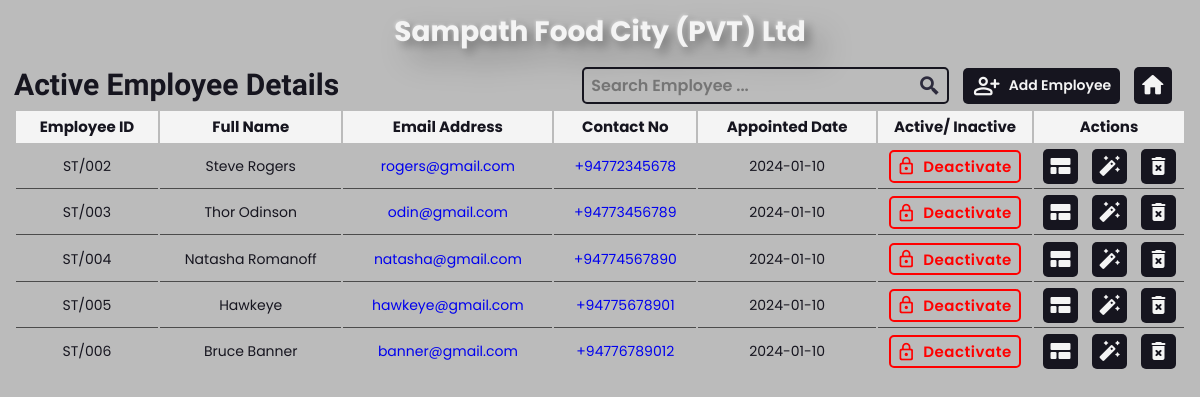
Screenshot of /Admin/Employees.php with the database file from the repository.
### tables this page shows
CREATE TABLE `staff_login` (
  `UserName` varchar(50) NOT NULL,
  `Password` varchar(250) NOT NULL,
  `Register_Date` timestamp NOT NULL DEFAULT current_timestamp(),
  `STATUS` enum('0','1') NOT NULL,
  `StaffID` varchar(10) NOT NULL
);

CREATE TABLE `staff` (
  `StaffID` varchar(10) NOT NULL,
  `StaffName` varchar(100) NOT NULL,
  `Address` text NOT NULL,
  `Gender` enum('Male','Female') NOT NULL,
  `DOB` date NOT NULL,
  `Email` varchar(150) NOT NULL,
  `ContactNo` varchar(20) NOT NULL,
  `Appointed_Date` date NOT NULL
);

### Admin/Employees.php (the view, shortened to what this page needs)
<!DOCTYPE html>
<html lang="en">
<head>
    <link href='https://unpkg.com/boxicons@2.1.2/css/boxicons.min.css' rel='stylesheet'>
</head>
<body>
    <main>
        <div class="h1">Sampath Food City (PVT) Ltd</div>
        <div class="insight">
            <div class="view">
                <div class="title">
                    <h2>Active Employee Details</h2>
                    <div class="out">
                        <form action="" method="post" class="search">
                            <input type="text" name="search" placeholder="Search Employee ...">
                            <label for="search" class="ic"><i class='bx bx-search-alt-2'></i></label>
                        </form>
                        <div class="cart" id="main">
                            <label for="click" class="click-me"><span class="material-symbols-rounded" id="i">person_add</span><span class="name">Add Employee</span></label>
                        </div>
                        <a href="Home.php" class="in">
                            <span class="material-icons-round" id="home">home</span>
                        </a>
                    </div>
                </div>
                <div class="details">
                    <table class="table2">
                        <thead>
                            <tr>
                                <th>Employee ID</th>
                                <th>Full Name</th>
                                <th>Email Address</th>
                                <th>Contact No</th>
                                <th>Appointed Date</th>
                                <th>Active/ Inactive</th>
                                <th class="action">Actions</th>
                            </tr>
                        </thead>
                        <tbody id="body">
                            <?php
                                @include 'config.php';
                                $sql = "SELECT s.*, sl.Status FROM staff s, staff_login sl WHERE s.StaffID = sl.StaffID AND s.StaffId LIKE 'ST%' ORDER BY StaffID ASC";
                                $result = $conn->query($sql);
                                if (isset($_POST['searching'])) {
                                    $id = $_POST['search'];
                                    $sql1 = "SELECT s.*, sl.Status FROM staff s, staff_login sl WHERE s.StaffID = sl.StaffID AND s.StaffId LIKE 'ST%' AND (s.StaffID ='$id' OR s.StaffName LIKE '$id%' OR s.StaffName LIKE '%$id%') ORDER BY StaffID ASC";
                                    $result1 = $conn->query($sql1);
                                    if($result1-> num_rows > 0){
                                        while($row = $result1-> fetch_assoc()){
                            ?>
                            <tr class="tr">
                                <td><?= $row['StaffID'] ?></td>
                                <td><?= $row['StaffName'] ?></td>
                                <td><a href="mailto:<?= $row['Email'] ?>"><?= $row['Email'] ?></a></td>
                                <td><a href="tel:<?= $row['ContactNo'] ?>"><?= $row['ContactNo'] ?></a></td>
                                <td><?= $row['Appointed_Date'] ?></td>
                                <td class="ac">
                                    <form action="" method="post" id="default">
                                        <?php
                                            if($row['Status'] == 0){
                                                echo '<input type="text" name="Staff" value="'. $row['StaffID'].'" style="display: none;">';
                                                echo '<input type="number" name="active" id="invisible" value="1" style="display: none;">';
                                                echo '<button type="submit" class="btn" name="status" style="--i : green;" onclick="window.alert(\''.$row['StaffID'].' : Account Unlocked!\')">';
                                                echo '<span class="material-icons-round" id="active">lock_open</span>';
                                                echo '<span class="name" id="tag">Activate</span>';
                                                echo '</button>';
                                            }
                                            else if($row['Status'] == 1){
                                                echo '<input type="text" name="Staff" value="'. $row['StaffID'].'" style="display: none;">';
                                                echo '<input type="number" name="active" id="invisible" value="0" style="display: none;">';
                                                echo '<button type="submit" class="btn" name="status" style="--i : red;" onclick="window.alert(\''.$row['StaffID'].' : Account Locked!\')">';
                                                echo '<span class="material-icons-round" id="active">lock_outline</span>';
                                                echo '<span class="name" id="tag">Deactivate</span>';
                                                echo '</button>';
                                            }
                                        ?>
                                    </form>
                                </td>
                                <td class="action">
                                    <a href="StaffProfile.php?StaffID=<?= $row['StaffID']?>&profile=Admin"><abbr title="View"><span class="material-icons-round">view_comfy</span></abbr></a>
                                    <a href="Manage-Staff.php?StaffID=<?= $row['StaffID']?>&profile=Admin"><abbr title="Modify"><span class="material-icons-round">auto_fix_high</span></abbr></a>
                                    <form action="" method="post" class="for">
                                        <input type="text" name="id" id="id" value="<?= $row['StaffID'] ?>" style="display: none;">
                                        <button type="submit" name="del"><abbr title="Delete"><span class="material-icons-round">delete_forever</span></abbr></button>
                                    </form>
                                </td>
                            </tr>
                            <?php
                                        }
                                    }else{
                                        echo '<tr><td colspan = "7" id = "no">0 Results</td></tr>';
                                    }
                                }else{
                                    if($result-> num_rows > 0){
                                        while($row = $result-> fetch_assoc()){
                            ?>
                            <tr class="tr">
                                <td><?= $row['StaffID'] ?></td>
                                <td><?= $row['StaffName'] ?></td>
                                <td><a href="mailto:<?= $row['Email'] ?>"><?= $row['Email'] ?></a></td>
                                <td><a href="tel:<?= $row['ContactNo'] ?>"><?= $row['ContactNo'] ?></a></td>
                                <td><?= $row['Appointed_Date'] ?></td>
                                <td class="ac">
                                    <form action="" method="post" id="default">
                                        <?php
                                            if($row['Status'] == 0){
                                                echo '<input type="text" name="Staff" value="'. $row['StaffID'].'" style="display: none;">';
                                                echo '<input type="number" name="active" id="invisible" value="1" style="display: none;">';
                                                echo '<button type="submit" class="btn" name="status" style="--i : green;" onclick="window.alert(\''.$row['StaffID'].' : Account Unlocked!\')">';
                                                echo '<span class="material-icons-round" id="active">lock_open</span>';
                                                echo '<span class="name" id="tag">Activate</span>';
                                                echo '</button>';
                                            }
                                            else if($row['Status'] == 1){
                                                echo '<button type="submit" class="btn" name="status" style="--i : red;" onclick="window.alert(\''.$row['StaffID'].' : Account Locked!\')">';
                                                echo '<span class="material-icons-round" id="active">lock_outline</span>';
                                                echo '<span class="name" id="tag">Deactivate</span>';
                                                echo '</button>';
                                            }
                                        ?>
                                    </form>
                                </td>
                                <td class="action">
                                    <a href="StaffProfile.php?StaffID=<?= $row['StaffID']?>&profile=Admin"><abbr title="View"><span class="material-icons-round">view_comfy</span></abbr></a>
                                    <a href="Manage-Staff.php?StaffID=<?= $row['StaffID']?>&profile=Admin"><abbr title="Modify"><span class="material-icons-round">auto_fix_high</span></abbr></a>
                                    <form action="" method="post" class="for">
                                        <button type="submit" name="del" onclick="window.alert('Deleted from Employee List')"><abbr title="Delete"><span class="material-icons-round">delete_forever</span></abbr></button>
                                    </form>
                                </td>
                            </tr>
                            <?php
                                        }
                                    }
                                }
                            ?>
                        </tbody>
                    </table>
                </div>
            </div>
        </div>
    </main>
</body>
</html>

### Admin/Employees.php (style rules this page uses)
* { margin: 0; padding: 0; outline: none; border: none; text-decoration: none; list-style: none; box-sizing: border-box; }
html { font-size: 14px; }
body { position: relative; height: 100vh; width: 100%; background: #bbb; user-select: none; font-family: 'Poppins', sans-serif; overflow: hidden; }
main { display: flex; align-items: center; flex-direction: column; height: 100%; width: 100%; padding: .8rem 1rem; font-family: 'Poppins', sans-serif; gap: 1rem; }
main .h1 { color: #f4f4f4; font-size: 2rem; font-family: 'Poppins', sans-serif; font-weight: 700; text-align: center; filter: drop-shadow(-1px -1px 1px rgba(255,255,255,0.3)) drop-shadow(5px 5px 5px rgba(0,0,0,0.3)) drop-shadow(15px 15px 15px rgba(0,0,0,0.3)); }
main .insight { display: flex; width: 100%; column-gap: 1rem; height: 100%; }
.insight .view { width: 100%; height: 100%; }
.view .title { display: flex; position: relative; padding-bottom: .5rem; width: 100%; }
.title h2 { font-family: 'Lalezar', cursive; font-size: 30px; color: #16151f; }
.title .out { display: flex; align-items: center; column-gap: 1rem; position: absolute; right: 1rem; }
.out .search { display: flex; justify-content: center; align-items: center; column-gap: .5rem; border-radius: 5px; border: 2px solid #16151f; }
.search input[type="text"] { font-family: 'poppins', sans-serif; color: #16151f; font-size: 16px; font-weight: 600; width: 20em; background: none; padding: 0 .5rem; }
.search .ic i { font-size: 22px; padding: 6px .5rem 2px .5rem; color: #2d2b3d; font-weight: 600; }
.click-me { width:max-content; display: flex; align-items: center; justify-content: center; cursor: pointer; background: #16151f; padding: .3rem .6rem; column-gap: .5rem; border-radius: 5px; }
.click-me #i { font-size: 2rem; width: 30px; text-align: center; color: #f4f4f4; }
.click-me .name { color: #f4f4f4; font-weight: 600; }
.out .in { display: flex; justify-content: center; align-items: center; background: #16151f; color: #f4f4f4; padding: .3rem; column-gap: .5rem; border-radius: 5px; margin-bottom: 1px; }
.in #home { font-size: 2rem; width: 30px; text-align: center; }
.view .details { display: flex; flex-direction: column; column-gap: 1rem; row-gap: 1rem; color: #16151f; }
.details { display: flex; flex-direction: column; width: fit-content; row-gap: .5rem; padding-bottom: .5rem; width: 100%; height: 78vh; overflow-y: auto; }
.table2 { font-size: 1rem; }
.table2 thead tr th { padding: .3rem; font-size: 15px; background-color: #f4f4f4; position: sticky; top: 0; }
.table2 thead tr .action { width: 10em; }
.table2 tbody tr td { text-align: center; border-bottom: 1px solid #4b4b4b; }
.table2 tbody tr .action { display: flex; justify-content: center; align-items: center; column-gap: 1rem; width: 100%; }
.table2 tbody tr .ac { width: 11em; }
.action a { padding: 5px 5px 0 6px; background: #16151f; color: #f4f4f4; border-radius: 5px; }
.action .for button { padding: 5px 5px 3px 6px; margin: .3rem auto; background: #16151f; color: #f4f4f4; border-radius: 5px; }
.table2 tr:last-child td { border: none; }
td #default { display: flex; justify-content: center; width: 100%; }
#default .btn { background: none; border-radius: 5px; color: var(--i); border: 2px solid var(--i); padding: .2rem .4rem; display: flex; justify-content: center; align-items: center; column-gap: .5rem; }
.btn #active { font-size: 20px; }
.btn .name { font-weight: 600; font-size: 15px; padding-right: 2px; letter-spacing: .5px; font-family: 'poppins', sans-serif; }

### rows the page displays
staff_login: StaffID.StaffID "ST/002", StaffID.StaffName "Steve Rogers", StaffID.Email "rogers@gmail.com", StaffID.ContactNo "+94772345678", StaffID.Appointed_Date "2024-01-10"
staff_login: StaffID.StaffID "ST/003", StaffID.StaffName "Thor Odinson", StaffID.Email "odin@gmail.com", StaffID.ContactNo "+94773456789", StaffID.Appointed_Date "2024-01-10"
staff_login: StaffID.StaffID "ST/004", StaffID.StaffName "Natasha Romanoff", StaffID.Email "natasha@gmail.com", StaffID.ContactNo "+94774567890", StaffID.Appointed_Date "2024-01-10"
staff_login: StaffID.StaffID "ST/005", StaffID.StaffName "Hawkeye", StaffID.Email "hawkeye@gmail.com", StaffID.ContactNo "+94775678901", StaffID.Appointed_Date "2024-01-10"
staff_login: StaffID.StaffID "ST/006", StaffID.StaffName "Bruce Banner", StaffID.Email "banner@gmail.com", StaffID.ContactNo "+94776789012", StaffID.Appointed_Date "2024-01-10"
